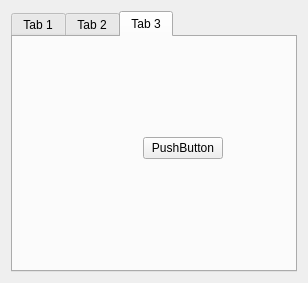
<?xml version="1.0" encoding="UTF-8"?>
<ui version="4.0">
 <class>Form</class>
 <widget class="QWidget" name="Form">
  <property name="geometry">
   <rect>
    <x>0</x>
    <y>0</y>
    <width>308</width>
    <height>283</height>
   </rect>
  </property>
  <property name="windowTitle">
   <string>Form</string>
  </property>
  <layout class="QVBoxLayout" name="verticalLayout">
   <item>
    <widget class="QTabWidget" name="tabWidget">
     <property name="currentIndex">
      <number>2</number>
     </property>
     <widget class="QWidget" name="pTab1">
      <attribute name="title">
       <string>Tab 1</string>
      </attribute>
     </widget>
     <widget class="QWidget" name="pTab2">
      <attribute name="title">
       <string>Tab 2</string>
      </attribute>
     </widget>
     <widget class="QWidget" name="pTab3">
      <attribute name="title">
       <string>Tab 3</string>
      </attribute>
      <widget class="QPushButton" name="pushButton">
       <property name="geometry">
        <rect>
         <x>130</x>
         <y>100</y>
         <width>80</width>
         <height>22</height>
        </rect>
       </property>
       <property name="text">
        <string>PushButton</string>
       </property>
      </widget>
     </widget>
    </widget>
   </item>
  </layout>
 </widget>
 <resources/>
 <connections/>
</ui>
